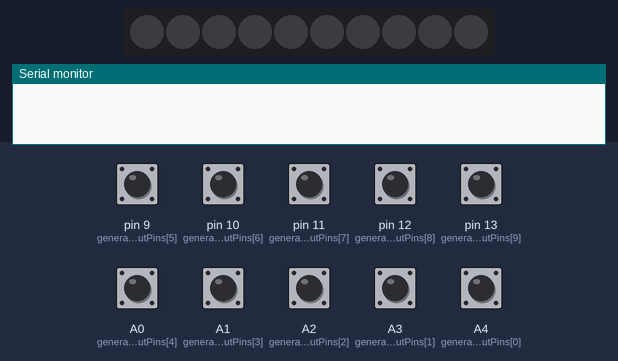
Bench run of a sketch on a simulated Arduino Uno, built with avr-gcc and run on an emulated ATmega328P. On the bench: 10 RGB LEDs in strip order, left to right, the last lines printed to the serial monitor. The test bench sets the inputs (shaded band); at power-on: A0 (generatorInputPins[4]), A1 (generatorInputPins[3]), A2 (generatorInputPins[2]), A3 (generatorInputPins[1]), A4 (generatorInputPins[0]), pin 9 (generatorInputPins[5]), pin 10 (generatorInputPins[6]), pin 11 (generatorInputPins[7]), pin 12 (generatorInputPins[8]), pin 13 (generatorInputPins[9]) HIGH. Dim RGB values are drawn brighter than linear; the strip is taken to match the declared colour order.

Above: at 1.2 s.
1.3 s: pin 9 (generatorInputPins[5]) pulled LOW for 0.15 s
At 1.37 s:
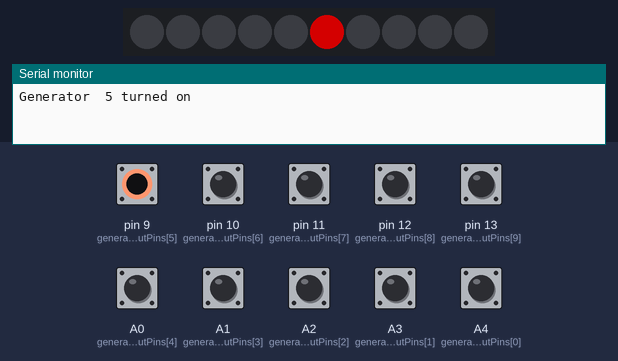
2.9 s: pin 10 (generatorInputPins[6]) pulled LOW for 0.15 s
At 2.98 s:
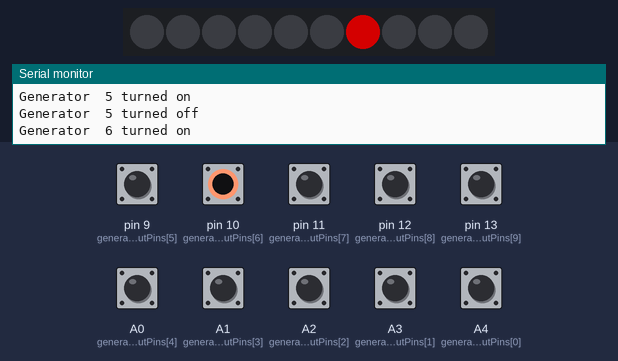
4.5 s: pin 11 (generatorInputPins[7]) pulled LOW for 0.15 s
At 4.58 s:
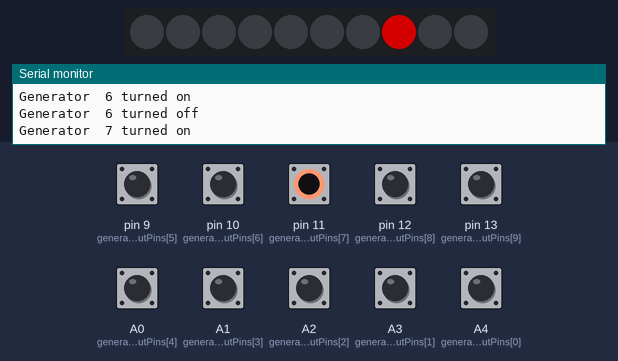
6.1 s: pin 12 (generatorInputPins[8]) pulled LOW for 0.15 s
At 6.19 s:
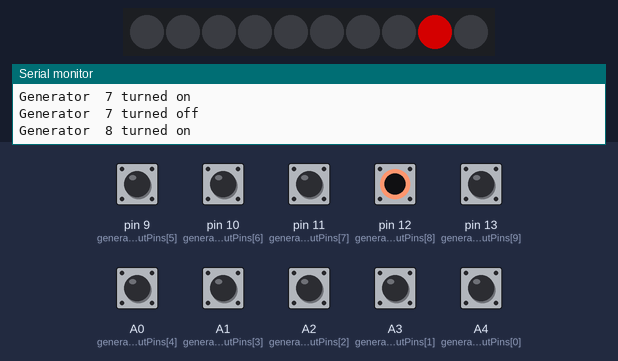
7.7 s: pin 13 (generatorInputPins[9]) pulled LOW for 0.15 s
At 7.79 s:
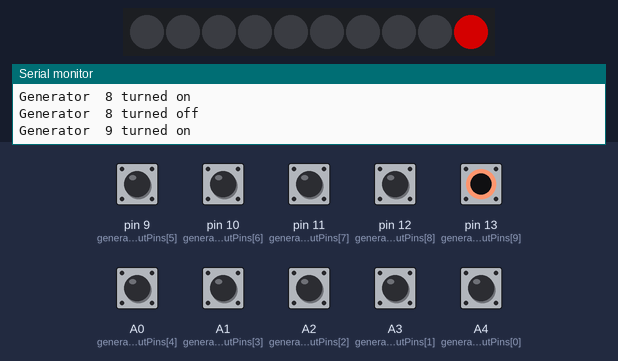
9.3 s: A1 (generatorInputPins[3]) pulled LOW for 0.15 s
At 9.39 s:
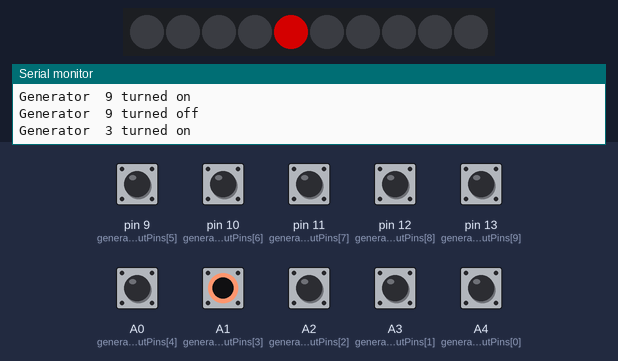
Timing chart, 0 to 11.9 s (numbered marks = the images above; inputs shaded):
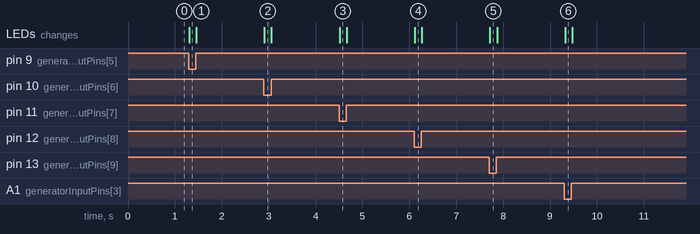

The sketch:

GeneratorButtonTest.ino
```cpp
int generatorInputPins [] = {A4, A3, A2, A1, A0,
                             9, 10, 11, 12, 13
                            };


int ledPos[] = {1, 2, 3, 4, -1, 5, 6, 7, 8, 9, 10};

bool state[10];
bool wasPressed[10];
#include "AchillesLog.h"
#include <Adafruit_NeoPixel.h>
#define PIN        A5

// How many NeoPixels are attached to the Arduino?
#define NUMPIXELS 10 // Popular NeoPixel ring size


Adafruit_NeoPixel pixels(NUMPIXELS, PIN, NEO_RGB + NEO_KHZ800);


void setup() {
  Serial.begin(115200);
  while (!Serial & millis() < 3000) delay(10);
  for (int i = 0; i < 10; i++) {
    pinMode(generatorInputPins[i], INPUT_PULLUP);
    state[i] = wasPressed[i] = false;
  }
  pixels.begin();
}

void loop() {
  for (int i = 0; i < 10; i++) {
    bool pressed = !digitalRead(generatorInputPins[i]);
    if (pressed == wasPressed[i]) continue;
    wasPressed[i] = pressed;
    if (ledPos[i] < 0) {
      aalog("Generator %2d disabled\n");
    } else {
      state[i] = !state[i];

      if (state[i])
        aalogf("Generator %2d turned on\n", i);
      else
        aalogf("Generator %2d turned off\n", i);
      pixels.setPixelColor(ledPos[i], state[i] ? 0x800000 : 0);
    }
    pixels.show();
  }
  delay(50);

}
```

Measured:
- after the input at 1.3 s, the LEDs: change at once (image 1)
- after the input at 2.9 s, the LEDs: change at once (image 2)
- after the input at 4.5 s, the LEDs: change at once (image 3)
- after the input at 6.1 s, the LEDs: change at once (image 4)
- after the input at 7.7 s, the LEDs: change at once (image 5)
- after the input at 9.3 s, the LEDs: change at once (image 6)
